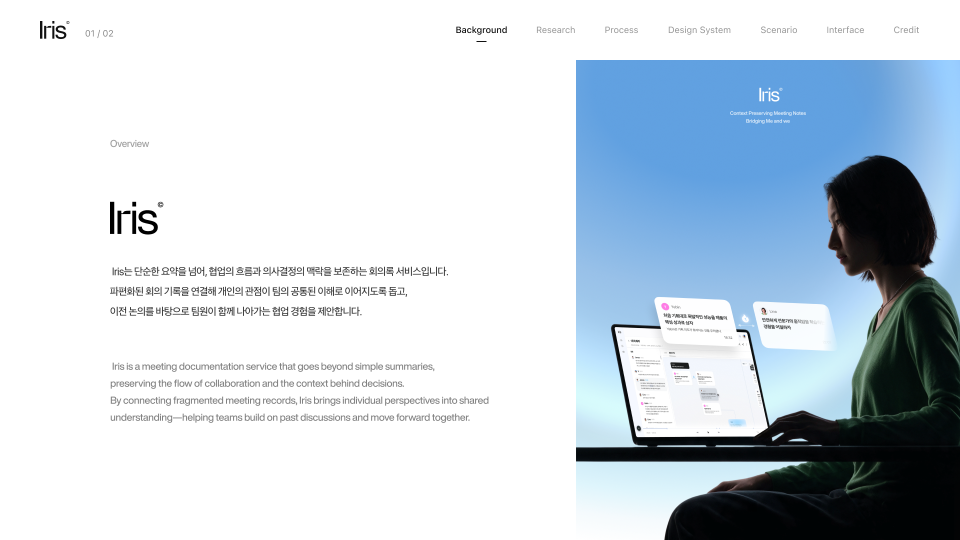
#> input picture slides/01-01.png, 1920 x 1080 px (shown at 1/2 size); its folder holds only this picture in this run
$ python nav.py
#> lines starting #> are read from the running program, lines starting #| are printed output that depends on the picture
"""상단 메뉴를 모든 장에 새로 그림(피그마 메뉴 스펙 그대로, 시스템 SF Pro 로 헤드리스 크롬 렌더).
탭/장 수가 바뀌면 TABS·SUB 만 고치고 실행: python3 tools/render/nav.py
- 메뉴가 PNG 안에 있는 장: 0~119 줄을 '배경색 + 새 메뉴' 로 덮음(배경색 = 지금 메뉴 띠 색)
- 메뉴를 따로 얹는 장(스크롤 장, 04-01): slides/키-nav.png(투명) 로 저장
글자색: 배경이 어두우면 흰색, 밝으면 #111. 그 다음 overlays.py(화면 전체 영상은 메뉴 포함) → bake.py → camera.sh"""
import os, subprocess, json
import numpy as np
from PIL import Image

R = os.path.dirname(os.path.abspath(__file__)); root = os.path.dirname(os.path.dirname(R))
TABS = [('Background', 2), ('Research', 5), ('Process', 2), ('Design System', 4), ('Scenario', 16), ('Credit', 2)]
SUB = {4: [('Web', 0, 10), ('Mobile', 10, 6)]}   # 탭 번호: [(이름, 시작 장, 장 수)]
SEP = {'02-01', '02-04', '03-01', '04-03', '06-02', '04-01'}  # 메뉴를 따로 얹는 장
W18 = {'Background': 104, 'Research': 81, 'Process': 70, 'Design System': 130, 'Scenario': 76, 'Credit': 54}  # 피그마 글자 폭
GAP, RIGHT = 56, 1840

def layout():
    x = RIGHT; out = []
    for name, _ in reversed(TABS): w = W18[name]; x -= w; out.append((name, x, w)); x -= GAP
    return out[::-1]

def slides():
    for ti, (name, n) in enumerate(TABS):
        for i in range(n):
            key = f'{ti + 1:02d}-{i + 1:02d}'; sub = None; idx, tot = i + 1, n
            for sname, s0, cnt in SUB.get(ti, []):
                if s0 <= i < s0 + cnt: sub, idx, tot = sname, i - s0 + 1, cnt
            yield key, ti, f'{idx:02d} / {tot:02d}', sub

def html(rows):
    L = layout(); h = ['<!doctype html><html><head><meta charset="utf-8"><style>',
         'html,body{margin:0;background:transparent}body{width:1920px;-webkit-font-smoothing:antialiased}',
         '.n{position:relative;width:1920px;height:120px;overflow:hidden}.n *{position:absolute;margin:0;white-space:nowrap;font-family:-apple-system,BlinkMacSystemFont,"SF Pro";line-height:21px}',
         '.t{top:49px;font-size:18px;text-align:center;font-weight:400;opacity:.45}.t.on{font-weight:500;opacity:1}',
         '.c{left:170px;top:56px;font-size:18px;opacity:.5}.u{top:82px;width:20px;height:2px}',
         '.s{top:94px;width:64px;font-size:14px;line-height:17px;text-align:center;opacity:.4}.s.on{font-weight:500;opacity:1}',
         '.l{left:70px;top:30px;width:90px;height:60px;-webkit-mask:url(logo.png) 0 0/90px 60px}</style></head><body>']
    for key, ti, cnt, sub, col in rows:
        h.append(f'<div class="n" style="color:{col}"><div class="l" style="background:{col}"></div><p class="c">{cnt}</p>')
        for j, (name, x, w) in enumerate(L):
            h.append(f'<p class="t{" on" if j == ti else ""}" style="left:{x}px;width:{w}px">{name}</p>')
        name, x, w = L[ti]; h.append(f'<div class="u" style="left:{x + w / 2 - 10}px;background:{col}"></div>')
        if ti in SUB:
            cx = x + w / 2 - 64
            for k, (sname, _, _) in enumerate(SUB[ti]):
                h.append(f'<p class="s{" on" if sname == sub else ""}" style="left:{cx + 64 * k}px">{sname}</p>')
        h.append('</div>')
    return '\n'.join(h + ['</body></html>'])

if __name__ == '__main__':
    rows = []
    for key, ti, cnt, sub in slides():
        p = f'{root}/slides/{key}.png'
        if not os.path.exists(p): print('없음', key); continue
        a = np.asarray(Image.open(p).convert('RGB'))
        bg = np.median(a[2:8].reshape(-1, 3), 0) if key not in SEP else a[min(130, a.shape[0] - 1), 3]
#> bg = [255, 255, 255]
        dark = bg @ [.2126, .7152, .0722] < 128
#> dark = False
        rows.append((key, ti, cnt, sub, '#fff' if dark else '#111', tuple(int(v) for v in bg)))
    open(f'{R}/nav.html', 'w').write(html([r[:5] for r in rows]))
    C = '/Applications/Google Chrome.app/Contents/MacOS/Google Chrome'
    subprocess.run([C, '--headless=new', '--disable-gpu', '--hide-scrollbars', '--allow-file-access-from-files', '--default-background-color=00000000',
                    '--force-device-scale-factor=1', f'--window-size=1920,{120 * len(rows)}', f'--screenshot={R}/nav.png', f'file://{R}/nav.html'],
                   stdout=subprocess.DEVNULL, stderr=subprocess.DEVNULL)
#> (this line was passed over: subprocess is not available in this run)
    subprocess.run(['pkill', '-f', 'Google Chrome.*--headless'])
    sheet = Image.open(f'{R}/nav.png').convert('RGBA')
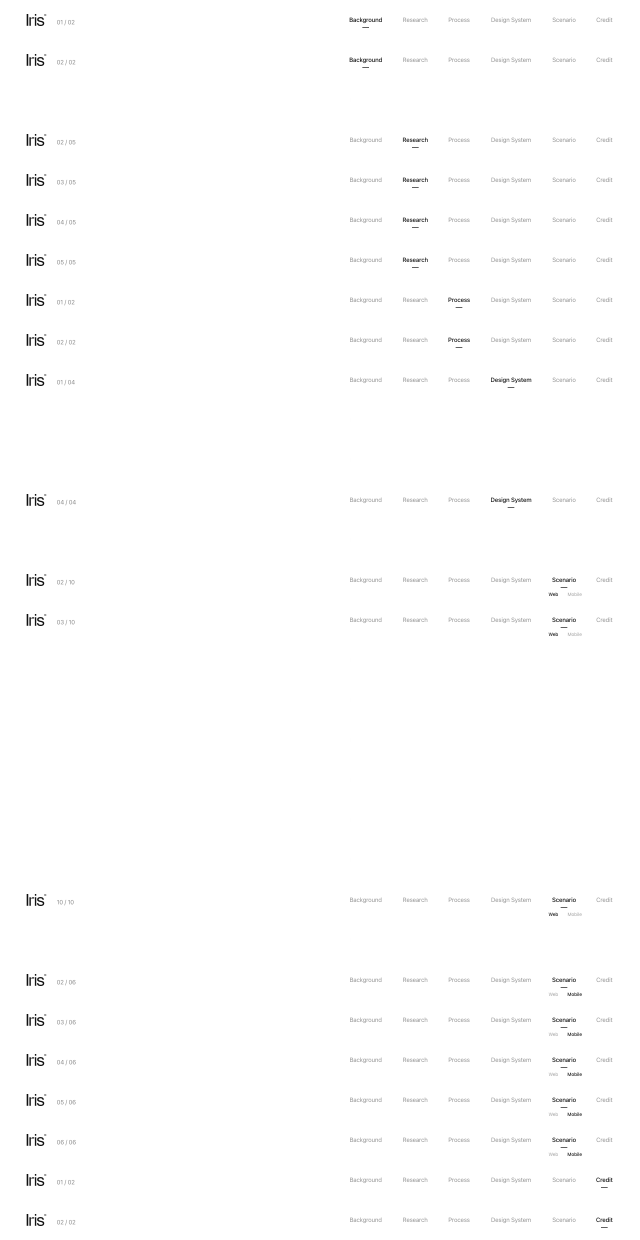
#> input picture tools/render/nav.png, 1920 x 3720 px (shown at 1/3 size)
#> sheet is the input picture: PIL image 1920x3720 RGBA; mean R, G, B, A 2.1, 2.1, 2.1, 2.2
    for i, (key, ti, cnt, sub, col, bg) in enumerate(rows):
        nav = sheet.crop((0, 120 * i, 1920, 120 * i + 120))
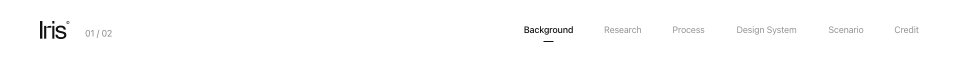
#> nav: PIL image 1920x120 RGBA (shown at 1/2 size); mean R, G, B, A 0.3, 0.3, 0.3, 2.2; transparent parts drawn white
        if key in SEP: nav.save(f'{root}/slides/{key}-nav.png')
        else:
            im = Image.open(f'{root}/slides/{key}.png').convert('RGB')
            # 메뉴 띠 배경 = 줄마다 왼쪽 끝(0~40px) 색 → 그라디언트 장도 메뉴와 콘텐츠가 이어짐
            col = np.median(np.asarray(im)[:120, :40], axis=1).astype('uint8')
            band = Image.fromarray(np.repeat(col[:, None, :], 1920, axis=1)).convert('RGBA'); band.alpha_composite(nav)
#> after `band = Image.fromarray(np.repeat(col[:, None, :], 1920, axis=1)).conve`: band: PIL image 1920x120 RGBA; every value is 255
            im.paste(band.convert('RGB'), (0, 0)); im.save(f'{root}/slides/{key}.png')
    L = layout(); print('TAB_R', json.dumps([[x, x + w] for _, x, w in L]), 'SUB_X', L[4][1] + L[4][2] / 2 - 64)
    print(len(rows), 'navs')
